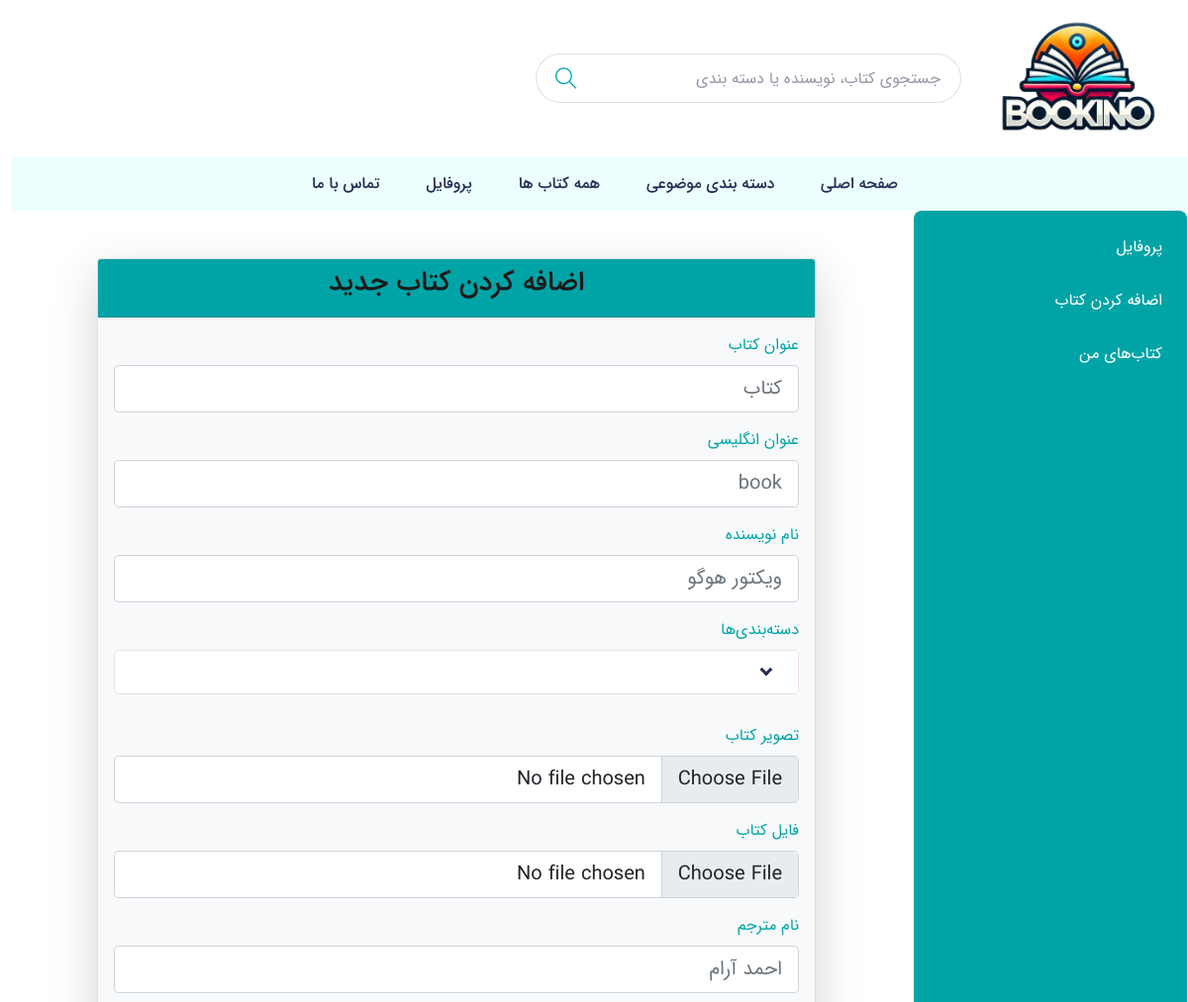
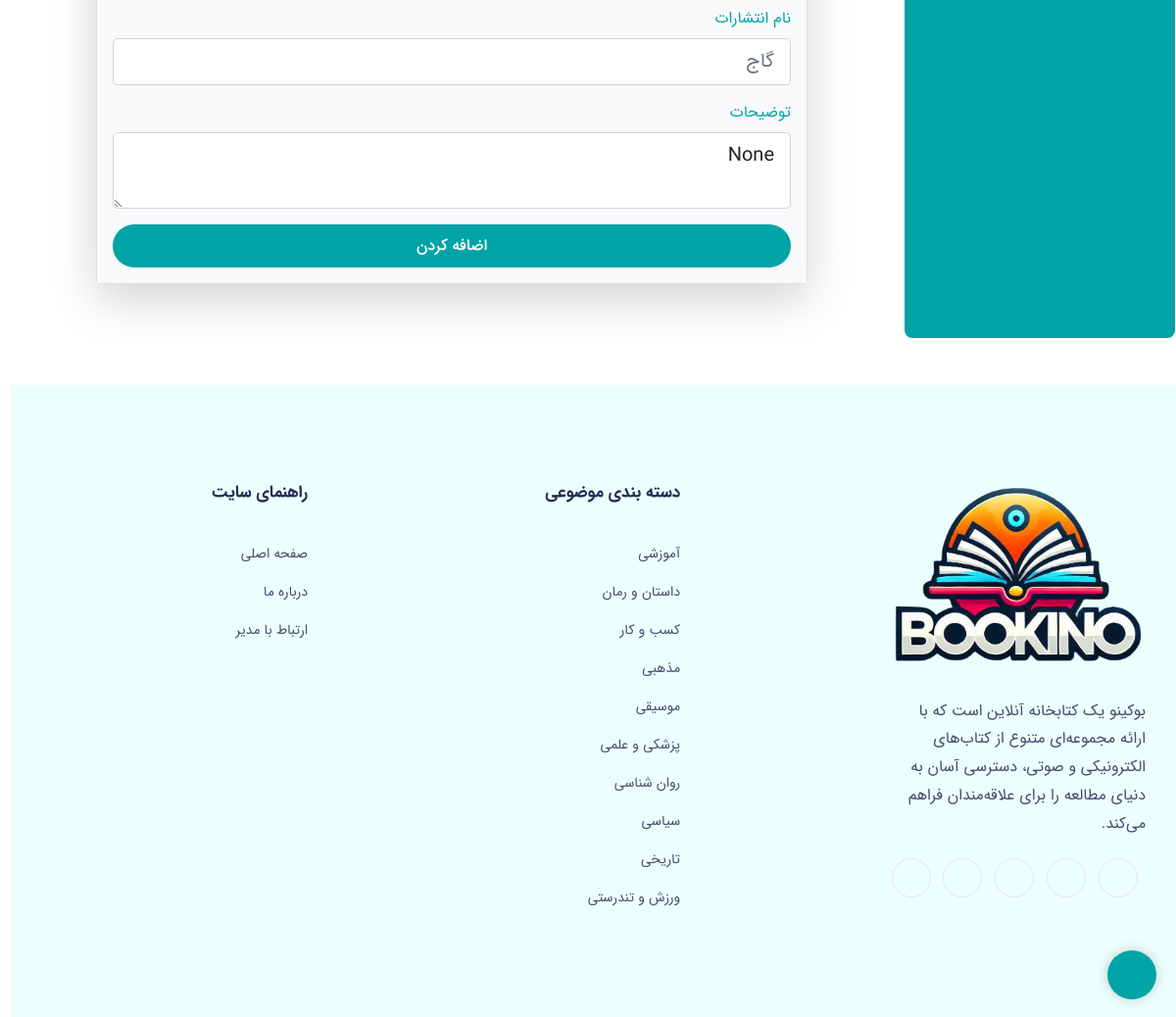
The app's page /profile/add-book/ (signed in) with its own data (2 pictures, top to bottom).
### Bookmanager/models.py (models this page shows, shortened)
class Category(models.Model):
    name = models.CharField(max_length=50)
    english_name = models.CharField(max_length=50, null=False, blank=False)
    image = models.ImageField(upload_to='img/categories', null=True)
    description = models.TextField(null=True, blank=True)
    slug = models.SlugField(max_length=50, null=False, blank=False, unique=True)
    def get_absolute_url(self):
        return reverse('Bookmanager:category_page', args=[self.slug])

### Profile/views.py (the view)
# urls.py: path('add-book/', views.add_book, name='add-book'),
def add_book(request):
    if request.user.is_authenticated:
        if request.method == 'POST':
            if book.objects.filter(title=request.POST.get('title')).exists():
                messages.error(request, 'کتابی با این عنوان از قبل وجود دارد')
                return redirect('Profile:add-book')
            form = BookForm(request.POST, request.FILES)
            if form.is_valid():
                new_book = form.save(commit=False)
                new_book.creator = request.user  # کتاب به کاربر وارد شده اختصاص پیدا می‌کند
                new_book.save()
                form.save_m2m()  # ذخیره دسته‌بندی‌های چند به چند
                return redirect('Profile:my-books')  # بازگشت به صفحه اصلی
        else:
            form = BookForm()
        categories = Category.objects.all()
        return render(request, 'add_book.html', {'form': form, 'categories': categories})
    else:
        return redirect('Bookmanager:home')

### Profile/forms.py
class BookForm(forms.ModelForm):
    categories = forms.ModelMultipleChoiceField(
        queryset=Category.objects.all(),
        widget=forms.CheckboxSelectMultiple,
        required=True
    )
    class Meta:
        model = book
        fields = ['title', 'english_title', 'author', 'categories', 'image', 'file', 'description', 'publisher', 'translator']

### Profile/templates/add_book.html (shortened to what this page needs)
{% extends "base.html" %}
{% block content %}
<div class="container-fluid">
    <div class="row">
        <div class="col-md-3">
            <div class="sidebar">
                <a href="{% url 'Profile:profile' %}" class="{% if request.resolver_match.url_name == 'profile' %}active{% endif %}">
                    پروفایل
                </a>
                <a href="{% url 'Profile:add-book' %}" class="{% if request.resolver_match.url_name == 'add_book' %}active{% endif %}">
                    اضافه کردن کتاب
                </a>
                <a href="{% url 'Profile:my-books' %}" class="{% if request.resolver_match.url_name == 'my_books' %}active{% endif %}">
                    کتاب‌های من
                </a>
            </div>
        </div>
        <div class="col-md-9">
            <div class="row justify-content-center mt-5">
                <div class="col-md-10 mb-55">
                    <div class="card shadow-lg rounded-4">
                        <div class="card-header text-white text-center rounded-top-4" style="background-color: rgb(0, 164, 166);">
                            <h3>اضافه کردن کتاب جدید</h3>
                        </div>
                        <div class="card-body bg-light">
                            <form method="post" enctype="multipart/form-data" id="addBookForm">
                                <div class="mb-3">
                                    <label for="id_title" class="form-label" style="color: rgb(0, 164, 166);">عنوان کتاب</label>
                                    <input type="text" name="title" id="id_title" class="form-control form-control-lg rounded-3" placeholder="کتاب" />
                                </div>
                                <div class="mb-3">
                                    <label for="id_english_title" class="form-label" style="color: rgb(0, 164, 166);">عنوان انگلیسی</label>
                                    <input type="text" name="english_title" id="id_english_title" class="form-control form-control-lg rounded-3" placeholder="book"  />
                                </div>
                                <div class="mb-3">
                                    <label for="id_author" class="form-label" style="color: rgb(0, 164, 166);">نام نویسنده</label>
                                    <input type="text" name="author" id="id_author" class="form-control form-control-lg rounded-3" placeholder="ویکتور هوگو"  />
                                </div>
                                <div class="mb-3">
                                    <label for="id_categories" class="form-label" style="color: rgb(0, 164, 166);">دسته‌بندی‌ها</label>
                                </div>
                                <div class="mb-3">
                                    <label for="id_image" class="form-label" style="color: rgb(0, 164, 166);">تصویر کتاب</label>
                                    <input type="file" name="image" id="id_image" class="form-control form-control-lg rounded-3" />
                                </div>
                                <div class="mb-3">
                                    <label for="id_file" class="form-label" style="color: rgb(0, 164, 166);">فایل کتاب</label>
                                    <input type="file" name="file" id="id_file" class="form-control form-control-lg rounded-3" />
                                </div>
                                <div class="mb-3">
                                    <label for="id_translator" class="form-label" style="color: rgb(0, 164, 166);">نام مترجم</label>
                                    <input type="text" name="translator" id="id_translator" class="form-control form-control-lg rounded-3" placeholder="احمد آرام"  />
                                </div>
                                <div class="mb-3">
                                    <label for="id_publisher" class="form-label" style="color: rgb(0, 164, 166);">نام انتشارات</label>
                                    <input type="text" name="publisher" id="id_publisher" class="form-control form-control-lg rounded-3" placeholder="گاج"  />
                                </div>
                                <div class="mb-3">
                                    <label for="id_description" class="form-label" style="color: rgb(0, 164, 166);">توضیحات</label>
                                    <textarea name="description" id="id_description" class="form-control form-control-lg rounded-3" placeholder="توضیحات">{{ form.description.value }}</textarea>
                                </div>
                                <button type="submit" class="btn w-100 text-white rounded-pill" style="background-color: rgb(0, 164, 166);">
                                    اضافه کردن
                                </button>
                            </form>
                        </div>
                    </div>
                </div>
            </div>
        </div>
    </div>
</div>
{% endblock %}

### templates/includes/footer.html
 {% load static %}
<div class="footer-wrappper section-bg mt-5">
        <div class="footer-area footer-padding">
            <div class="container">
                <div class="row justify-content-between">
                    <div class="col-xl-3 col-lg-5 col-md-4 col-sm-6">
                        <div class="single-footer-caption mb-50">
                            <div class="single-footer-caption mb-30">
                                <div class="footer-logo mb-25">
                                    <a href="{% url 'Bookmanager:home' %}"><img src="{% static 'img/logo/booklogo.png' %}" alt="" style="width: 100%"></a>
                                </div>
                                <div class="footer-tittle">
                                    <div class="footer-pera">
                                        <p>بوکینو یک کتابخانه آنلاین است که با ارائه مجموعه‌ای متنوع از کتاب‌های الکترونیکی و صوتی، دسترسی آسان به دنیای مطالعه را برای علاقه‌مندان فراهم می‌کند.
                                            </p>
                                    </div>
                                </div>
                                <div class="footer-social">
                                    <a href="#"><i class="fab fa-facebook"></i></a>
                                    <a href="#"><i class="fab fa-instagram"></i></a>
                                    <a href="#"><i class="fab fa-linkedin-in"></i></a>
                                    <a href="#"><i class="fab fa-youtube"></i></a>
                                    <a href="#"><i class="fab fa-telegram"></i></a>
                                </div>
                            </div>
                        </div>
                    </div>
                    <div class="col-xl-2 col-lg-3 col-md-4 col-sm-5">
                        <div class="single-footer-caption mb-50">
                            <div class="footer-tittle">
                                <h4>دسته بندی موضوعی</h4>
                                <ul>
                                    {% for category in categories %}
                                    	<li><a href="{{ category.get_absolute_url }}">{{ category.name }}</a></li>
                                    {% endfor %}
                                </ul>
                            </div>
                        </div>
                    </div>
                    <div class="col-xl-3 col-lg-4 col-md-4 col-sm-6">
                        <div class="single-footer-caption mb-50">
                            <div class="footer-tittle">
                                <h4>راهنمای سایت</h4>
                                <ul class="mb-20">
                                    <li><a href="{% url 'Bookmanager:home' %}">صفحه اصلی</a></li>
                                    <li><a href="about.html">درباره ما</a></li>
                                    <li><a href="{% url 'users:contact-us' %}">ارتباط با مدیر</a></li>
                                </ul>
                            </div>
                        </div>
                    </div>
                </div>
            </div>
        </div>
    </div>

### assets/css/profile_sidebar.css (style rules this page uses)
.sidebar { background-color: rgb(0, 164, 166); color: white; padding: 15px; height: 100%; min-height: 100vh; position: relative; border-radius: 8px; }
.sidebar a { color: white; text-decoration: none; display: block; padding: 10px; border-radius: 5px; margin-bottom: 10px; transition: background-color 0.3s ease; }

### records on screen
Category: name "آموزشی"
Category: name "داستان و رمان"
Category: name "کسب و کار"
Category: name "مذهبی"
Category: name "موسیقی"
Category: name "پزشکی و علمی"
Category: name "روان شناسی"
Category: name "سیاسی"
Category: name "تاریخی"
Category: name "ورزش و تندرستی"
